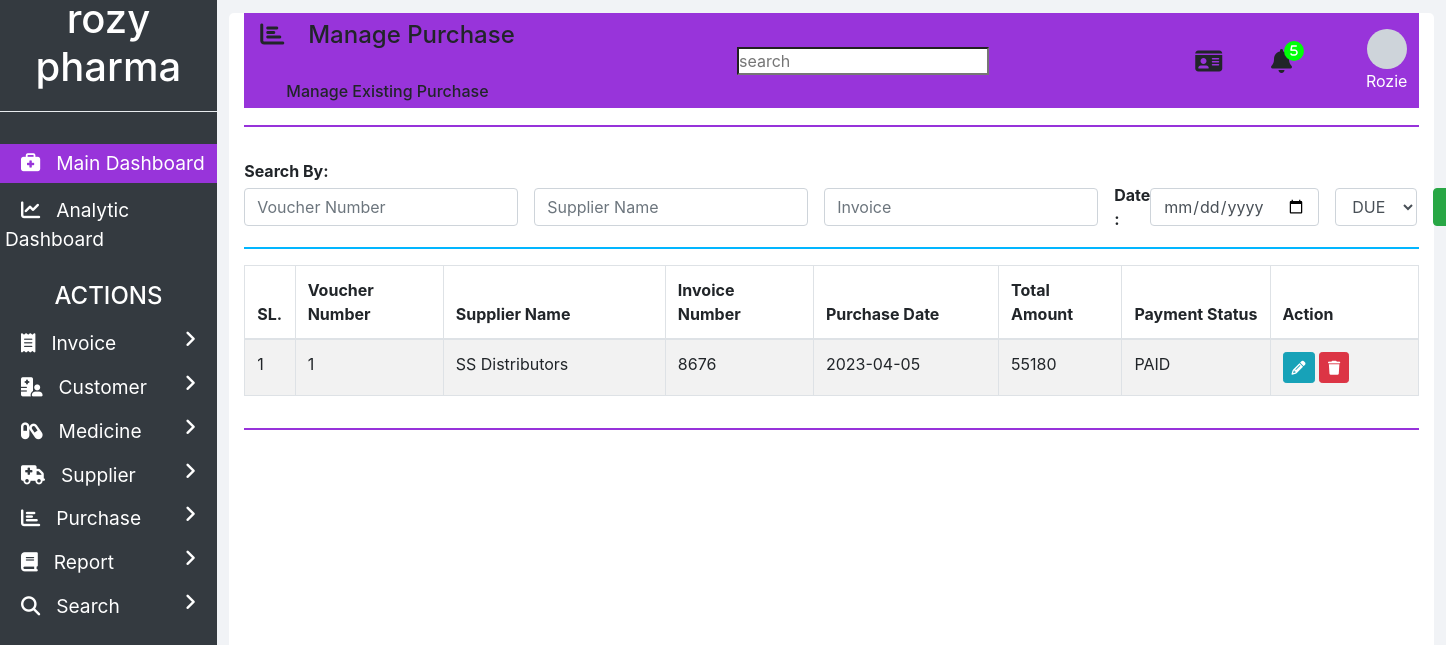
Screenshot of /manage_purchase.php with the database file from the repository.
### tables this page shows
CREATE TABLE `purchases` (
  `SUPPLIER_NAME` varchar(100) NOT NULL,
  `INVOICE_NUMBER` int(11) NOT NULL,
  `VOUCHER_NUMBER` int(11) NOT NULL,
  `PURCHASE_DATE` varchar(10) NOT NULL,
  `TOTAL_AMOUNT` double NOT NULL,
  `PAYMENT_STATUS` varchar(20) NOT NULL
);

### includes/manage_purchase.php (the view, shortened to what this page needs)
<?php
  function showPurchases($id) {
    require "dbConfig.php";
    if($con) {
      $seq_no = 0;
      $query = "SELECT * FROM purchases";
      $result = mysqli_query($con, $query);
      while($row = mysqli_fetch_array($result)) {
        $seq_no++;
        if($row['VOUCHER_NUMBER'] == $id)
          showEditOptionsRow($seq_no, $row);
        else
          showPurchaseRow($seq_no, $row);
      }
    }
  }
  function showPurchaseRow($seq_no, $row) {
    ?>
    <tr>
      <td><?php echo $seq_no; ?></td>
      <td><?php echo $row['VOUCHER_NUMBER']; ?></td>
      <td><?php echo $row['SUPPLIER_NAME'] ?></td>
      <td><?php echo $row['INVOICE_NUMBER']; ?></td>
      <td><?php echo $row['PURCHASE_DATE']; ?></td>
      <td><?php echo $row['TOTAL_AMOUNT']; ?></td>
      <td><?php echo $row['PAYMENT_STATUS']; ?></td>
      <td>
        <button href="" class="btn btn-info btn-sm" onclick="editPurchase(<?php echo $row['VOUCHER_NUMBER']; ?>);">
          <i class="fa fa-pencil"></i>
        </button>
        <button class="btn btn-danger btn-sm" onclick="deletePurchase(<?php echo $row['VOUCHER_NUMBER']; ?>);">
          <i class="fa fa-trash"></i>
        </button>
      </td>
    </tr>
    <?php
  }
  ?>

### style.css (style rules this page uses)
* { padding:0;margin:0;box-sizing:border-box }
aside { width:15%;height:100vh;background-color:#343a40;position:fixed;z-index:1;flex:1 0 auto }
aside .sidebar { width:100%;height:100%;top:0 }
aside .sidebar .card__body .logo { height:7rem;border-bottom:1px solid #e9ecef;display:flex;align-items:center;justify-content:center }
aside .sidebar .card__body .logo h1 { color:#fff;text-align:center;margin-bottom:25px }
aside .sidebar .card__body .main__menu-item { padding:5px 5px;cursor:pointer;position:relative }
aside .sidebar .card__body .main__menu-item.top { margin-top:2rem;background:#9834da }
aside .sidebar .card__body .main__menu-item>a { height:150% !important;color:#fff;text-decoration:none;font-size:1.2rem }
aside .sidebar .card__body .main__menu-item>a i { margin:0 16px }
aside .sidebar .card__body .main__menu-item>a .pull__right { position:absolute;right:5px }
aside #first,aside #second,aside #third,aside #fourth,aside #fifth,aside #sixth,aside #seventh { margin-top:5px }

### rows the page displays
purchases: seq_no "1", VOUCHER_NUMBER "1", SUPPLIER_NAME "SS Distributors", INVOICE_NUMBER "8676", PURCHASE_DATE "2023-04-05", TOTAL_AMOUNT "55180", PAYMENT_STATUS "PAID"

### other values shown
$heading "Manage Purchase"
$sub_heading "Manage Existing Purchase"
